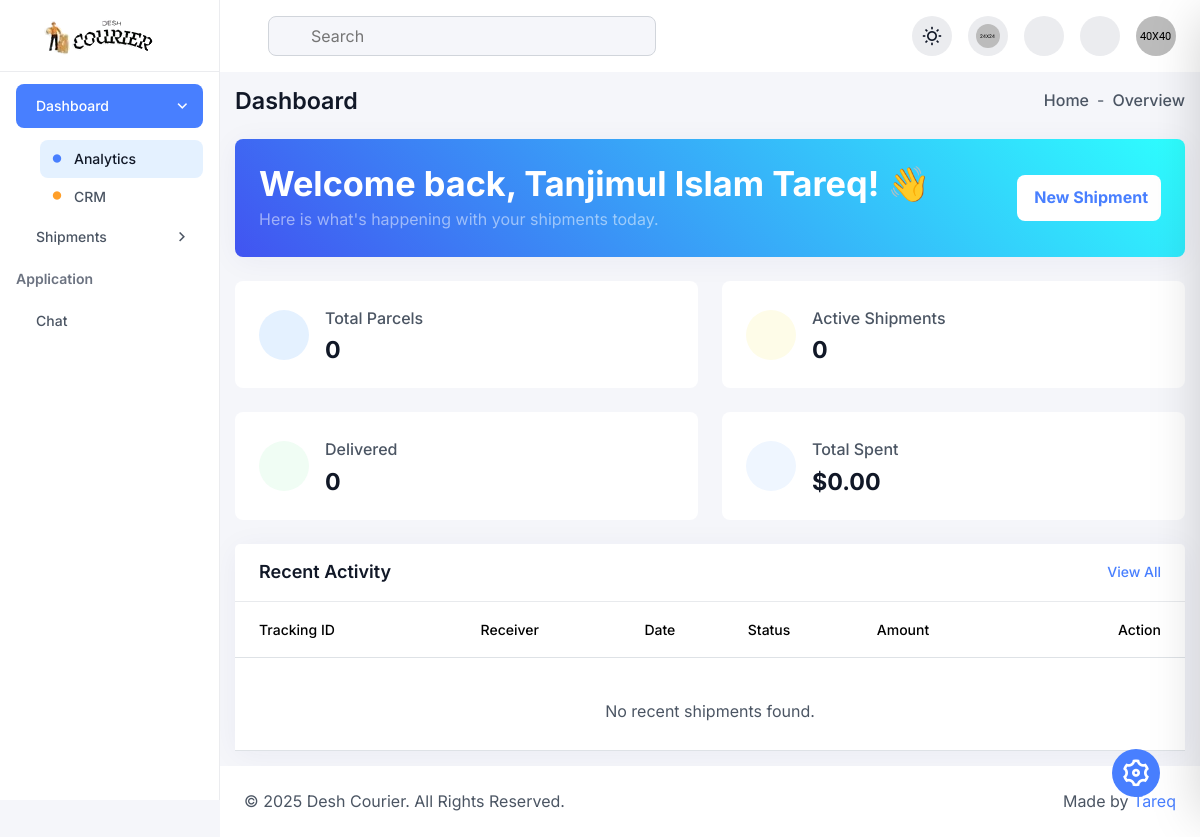
/dashboard/index.php (signed in), run on an earlier commit of the app's database.
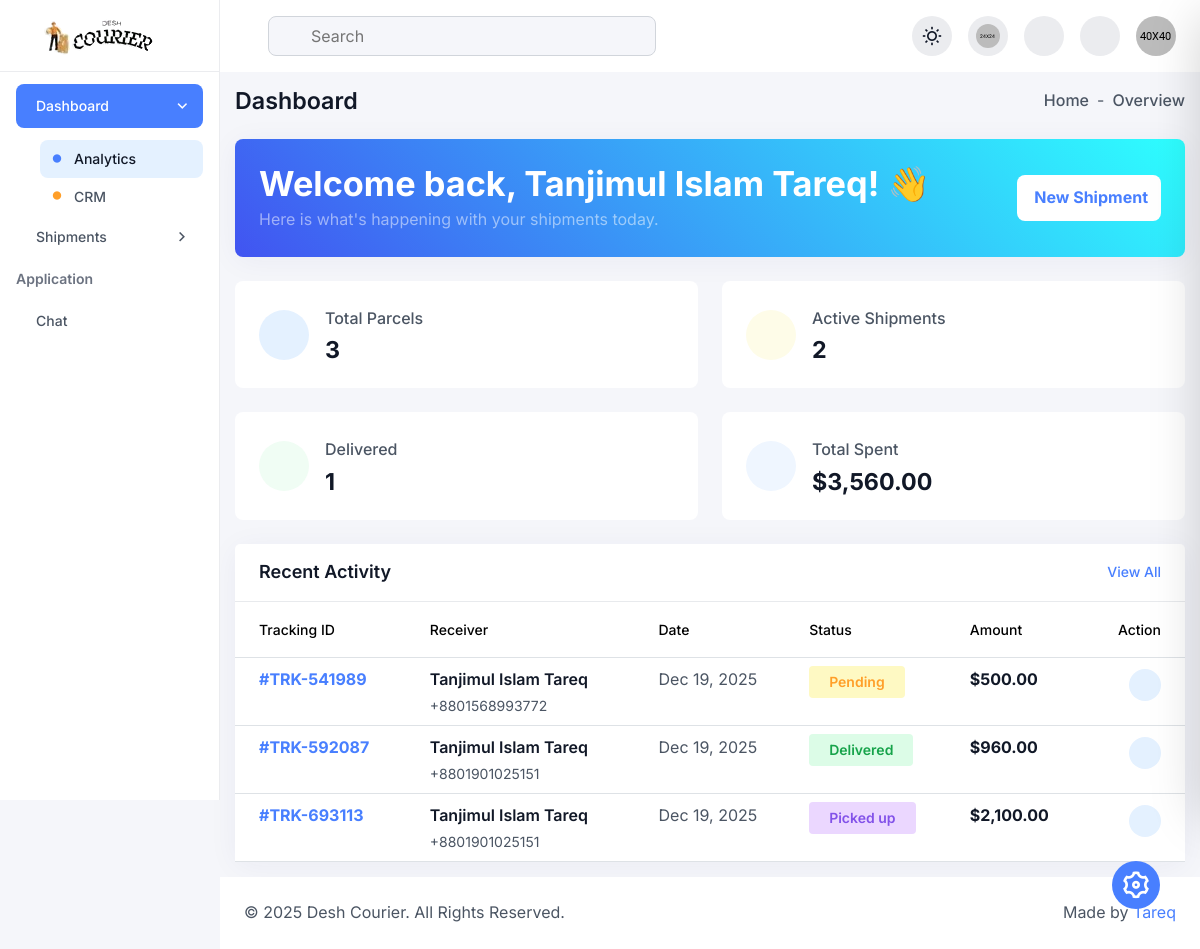
And on a later commit of the database.
### tables this page shows
CREATE TABLE `parcels` (
  `parcel_id` int(11) NOT NULL,
  `tracking_number` varchar(50) NOT NULL,
  `parcel_type` enum('Parcel','Document') DEFAULT 'Parcel',
  `sender_name` varchar(100) NOT NULL,
  `sender_phone` varchar(20) NOT NULL,
  `sender_address` text NOT NULL,
  `receiver_name` varchar(100) NOT NULL,
  `receiver_phone` varchar(20) NOT NULL,
  `receiver_address` text NOT NULL,
  `weight_kg` decimal(5,2) DEFAULT NULL,
  `delivery_type` enum('standard','express','same_day') DEFAULT 'standard',
  `price` decimal(10,2) NOT NULL,
  `payment_method` varchar(50) DEFAULT 'Cash (Receiver)',
  `current_status` enum('pending','picked_up','in_transit','out_for_delivery','delivered','returned','cancelled') DEFAULT 'pending',
  `assigned_courier_id` int(11) DEFAULT NULL,
  `branch_id` int(11) DEFAULT NULL,
  `created_at` timestamp NOT NULL DEFAULT current_timestamp(),
  `updated_at` timestamp NOT NULL DEFAULT current_timestamp() ON UPDATE current_timestamp()
);

### dashboard/index.php (the view, shortened to what the changed rows need)
<?php
require 'db.php';
$user_id = $_SESSION['user_id'];
try {
    $stmt = $pdo->prepare("SELECT full_name, phone FROM users WHERE user_id = ?");
    $stmt->execute([$user_id]);
    $user = $stmt->fetch(PDO::FETCH_ASSOC);
    $userPhone = $user['phone'] ?? '';
} catch (Exception $e) {
    die("Database Error");
}
$stats = [
    'total' => 0,
    'pending' => 0,
    'delivered' => 0,
    'total_spent' => 0
];
if (!empty($userPhone)) {
    $stmt = $pdo->prepare("SELECT COUNT(*) FROM parcels WHERE sender_phone = ?");
    $stmt->execute([$userPhone]);
    $stats['total'] = $stmt->fetchColumn();
    $stmt = $pdo->prepare("SELECT COUNT(*) FROM parcels WHERE sender_phone = ? AND current_status != 'delivered' AND current_status != 'cancelled'");
    $stmt->execute([$userPhone]);
    $stats['pending'] = $stmt->fetchColumn();
    $stmt = $pdo->prepare("SELECT COUNT(*) FROM parcels WHERE sender_phone = ? AND current_status = 'delivered'");
    $stmt->execute([$userPhone]);
    $stats['delivered'] = $stmt->fetchColumn();
    $stmt = $pdo->prepare("SELECT SUM(price) FROM parcels WHERE sender_phone = ?");
    $stmt->execute([$userPhone]);
    $stats['total_spent'] = $stmt->fetchColumn() ?: 0;
    $stmt = $pdo->prepare("SELECT * FROM parcels WHERE sender_phone = ? ORDER BY created_at DESC LIMIT 5");
    $stmt->execute([$userPhone]);
    $recent_orders = $stmt->fetchAll(PDO::FETCH_ASSOC);
} else {
    $recent_orders = [];
}
?>
<?php include "inc/header.php"?>
<div class="dashboard-main-body">
    <div class="row gy-4 mb-24">
        <div class="col-xxl-3 col-sm-6">
            <div class="card h-100 radius-12 border-0 shadow-none bg-base">
                <div class="card-body p-24 d-flex align-items-center gap-3">
                    <div>
                        <p class="fw-medium text-secondary-light mb-1">Total Parcels</p>
                        <h6 class="fw-bold mb-0 text-primary-light"><?= $stats['total'] ?></h6>
                    </div>
                </div>
            </div>
        </div>
        <div class="col-xxl-3 col-sm-6">
            <div class="card h-100 radius-12 border-0 shadow-none bg-base">
                <div class="card-body p-24 d-flex align-items-center gap-3">
                    <div>
                        <p class="fw-medium text-secondary-light mb-1">Active Shipments</p>
                        <h6 class="fw-bold mb-0 text-primary-light"><?= $stats['pending'] ?></h6>
                    </div>
                </div>
            </div>
        </div>
        <div class="col-xxl-3 col-sm-6">
            <div class="card h-100 radius-12 border-0 shadow-none bg-base">
                <div class="card-body p-24 d-flex align-items-center gap-3">
                    <div>
                        <p class="fw-medium text-secondary-light mb-1">Delivered</p>
                        <h6 class="fw-bold mb-0 text-primary-light"><?= $stats['delivered'] ?></h6>
                    </div>
                </div>
            </div>
        </div>
        <div class="col-xxl-3 col-sm-6">
            <div class="card h-100 radius-12 border-0 shadow-none bg-base">
                <div class="card-body p-24 d-flex align-items-center gap-3">
                    <div>
                        <p class="fw-medium text-secondary-light mb-1">Total Spent</p>
                        <h6 class="fw-bold mb-0 text-primary-light">$<?= number_format($stats['total_spent'], 2) ?></h6>
                    </div>
                </div>
            </div>
        </div>
    </div>
    <div class="card h-100 p-0 radius-12">
        <div class="card-body p-0">
            <div class="table-responsive">
                <table class="table table-hover align-middle mb-0">
                    <thead class="bg-primary-50">
                        <tr>
                            <th class="ps-24 py-16 text-secondary-light text-sm fw-medium">Tracking ID</th>
                            <th class="py-16 text-secondary-light text-sm fw-medium">Receiver</th>
                            <th class="py-16 text-secondary-light text-sm fw-medium">Date</th>
                            <th class="py-16 text-secondary-light text-sm fw-medium">Status</th>
                            <th class="py-16 text-secondary-light text-sm fw-medium">Amount</th>
                            <th class="pe-24 py-16 text-secondary-light text-sm fw-medium text-end">Action</th>
                        </tr>
                    </thead>
                    <tbody>
                        <?php if (count($recent_orders) > 0): ?>
                            <?php foreach ($recent_orders as $order): ?>
                            <tr>
                                <td class="ps-24">
                                    <span class="text-primary-600 fw-bold">#<?= $order['tracking_number'] ?></span>
                                </td>
                                <td>
                                    <div class="d-flex flex-column">
                                        <span class="text-primary-light fw-semibold text-md"><?= htmlspecialchars($order['receiver_name']) ?></span>
                                        <span class="text-secondary-light text-sm"><?= htmlspecialchars($order['receiver_phone']) ?></span>
                                    </div>
                                </td>
                                <td>
                                    <span class="text-secondary-light text-md"><?= date('M d, Y', strtotime($order['created_at'])) ?></span>
                                </td>
                                <td>
                                    <?php
                                    $statusClass = 'bg-neutral-200 text-neutral-600';
                                    if($order['current_status'] == 'pending') {
                                        $statusClass = 'bg-warning-100 text-warning-600';
                                    } elseif($order['current_status'] == 'delivered') {
                                        $statusClass = 'bg-success-100 text-success-600';
                                    } elseif($order['current_status'] == 'cancelled' || $order['current_status'] == 'returned') {
                                        $statusClass = 'bg-danger-100 text-danger-600';
                                    } elseif($order['current_status'] == 'in_transit') {
                                        $statusClass = 'bg-info-100 text-info-600';
                                    } elseif($order['current_status'] == 'picked_up') {
                                        $statusClass = 'bg-lilac-100 text-lilac-600';
                                    }
                                    ?>
                                    <span class="badge text-sm fw-semibold px-20 py-9 radius-4 <?= $statusClass ?>">
                                        <?= str_replace('_', ' ', ucfirst($order['current_status'])) ?>
                                    </span>
                                </td>
                                <td>
                                    <span class="text-primary-light fw-bold">$<?= number_format($order['price'], 2) ?></span>
                                </td>
                                <td class="pe-24 text-end">
                                    <a href="track.php?id=<?= $order['tracking_number'] ?>"
                                       class="w-32-px h-32-px bg-primary-50 text-primary-600 rounded-circle d-inline-flex justify-content-center align-items-center hover-bg-primary-600 hover-text-white">
                                    </a>
                                </td>
                            </tr>
                            <?php endforeach; ?>
                        <?php else: ?>
                            <tr>
                                <td colspan="6" class="text-center py-24">
                                    <div class="d-flex flex-column align-items-center">
                                        <p class="text-secondary-light mb-0">No recent shipments found.</p>
                                    </div>
                                </td>
                            </tr>
                        <?php endif; ?>
                    </tbody>
                </table>
            </div>
        </div>
    </div>
</div>
<?php include "inc/footer.php"?>

What changed in the data, as far as the page shows it:
added parcels: tracking_number "TRK-541989", receiver_name "Tanjimul Islam Tareq", receiver_phone "+8801568993772", created_at "Dec 19, 2025", current_status "Pending", price "500.00"
added parcels: tracking_number "TRK-592087", receiver_name "Tanjimul Islam Tareq", receiver_phone "+8801901025151", created_at "Dec 19, 2025", current_status "Delivered", price "960.00"
added parcels: tracking_number "TRK-693113", receiver_name "Tanjimul Islam Tareq", receiver_phone "+8801901025151", created_at "Dec 19, 2025", current_status "Picked up", price "2,100.00"
Also different on the page:
$stats['total']: "0" → "3"
$stats['pending']: "0" → "2"
$stats['delivered']: "0" → "1"
$stats['total_spent']: "0.00" → "3,560.00"
text no longer shown: "No recent shipments found."
